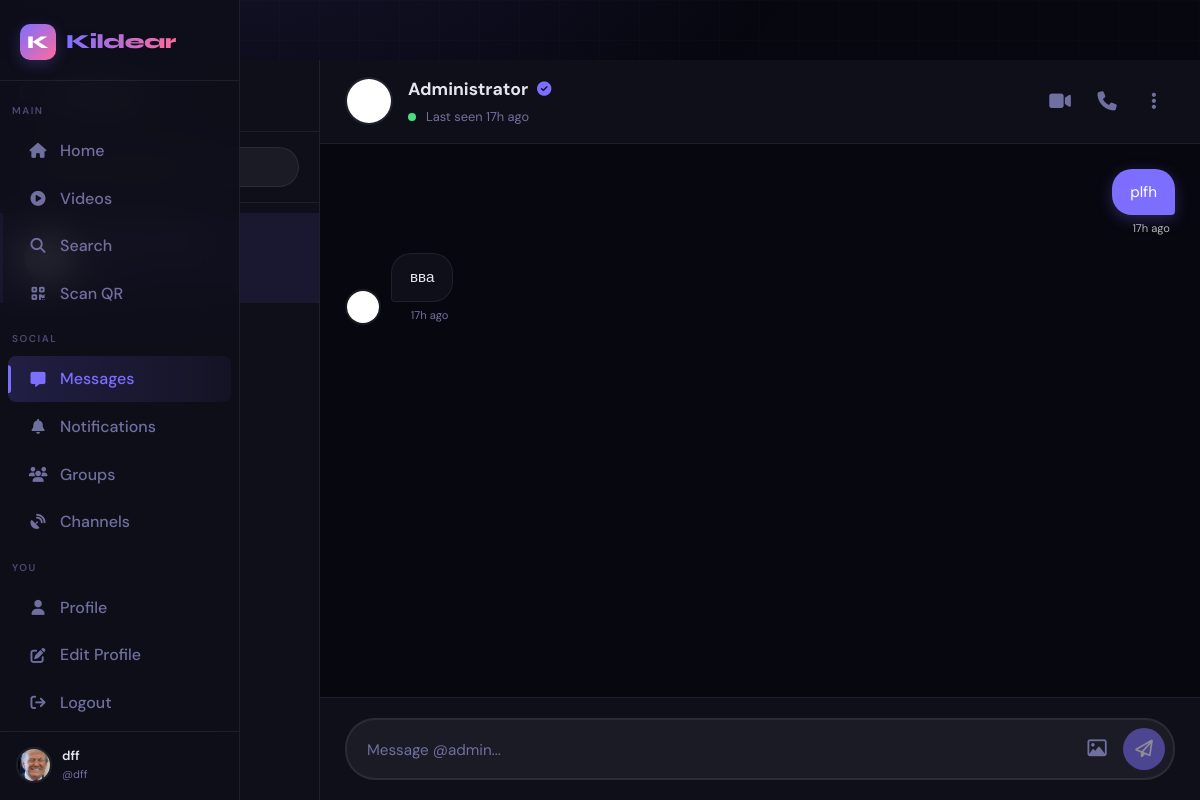
/chat/admin (signed in), run on the app's committed database.
### app.py (models this page shows, shortened)
class User(UserMixin, db.Model):
    id = db.Column(db.Integer, primary_key=True)
    username = db.Column(db.String(40), unique=True, nullable=False)
    email = db.Column(db.String(120), unique=True, nullable=False)
    password_hash = db.Column(db.String(256), nullable=False)
    display_name = db.Column(db.String(60), default="")
    bio = db.Column(db.String(500), default="")
    preset_avatar = db.Column(db.Integer, default=1)
    preset_cover = db.Column(db.Integer, nullable=True)
    website = db.Column(db.String(200), default="")
    location = db.Column(db.String(100), default="")
    accent_color = db.Column(db.String(7), default="#6c63ff")
    is_private = db.Column(db.Boolean, default=False)
    is_verified = db.Column(db.Boolean, default=False)
    is_banned = db.Column(db.Boolean, default=False)
    is_admin = db.Column(db.Boolean, default=False)
    is_online = db.Column(db.Boolean, default=False)
    last_seen = db.Column(db.DateTime, default=datetime.utcnow)
    created_at = db.Column(db.DateTime, default=datetime.utcnow)
    two_factor_enabled = db.Column(db.Boolean, default=False)
    two_factor_secret = db.Column(db.String(32), nullable=True)
    following = db.relationship(
        "User", secondary=follows,
        primaryjoin=follows.c.follower_id == id,
        secondaryjoin=follows.c.followed_id == id,
        backref=db.backref("followers", lazy="dynamic"),
        lazy="dynamic"
    )
    blocked_users = db.relationship(
        "User", secondary=blocks,
        primaryjoin=blocks.c.blocker_id == id,
        secondaryjoin=blocks.c.blocked_id == id,
        backref=db.backref("blocked_by", lazy="dynamic"),
        lazy="dynamic"
    )
    posts = db.relationship("Post", backref="author", lazy="dynamic", foreign_keys="Post.user_id")
    sent_msgs = db.relationship("Message", backref="sender", lazy="dynamic", foreign_keys="Message.sender_id")
    recv_msgs = db.relationship("Message", backref="receiver", lazy="dynamic", foreign_keys="Message.receiver_id")
    notifications = db.relationship("Notification", backref="recipient", lazy="dynamic",
                                    foreign_keys="Notification.user_id")
    comments = db.relationship("Comment", backref="author", lazy="dynamic")
    owned_groups = db.relationship("Group", backref="owner", lazy="dynamic")
    owned_channels = db.relationship("Channel", backref="owner", lazy="dynamic")
    login_history = db.relationship("LoginHistory", backref="user", lazy="dynamic")
    @property
    def avatar_url(self):
        if self.preset_avatar and self.preset_avatar in PRESET_AVATARS:
            return PRESET_AVATARS[self.preset_avatar]
        return PRESET_AVATARS[1]
    def is_blocked(self, user):
        return self.blocked_users.filter(blocks.c.blocked_id == user.id).count() > 0

class Message(db.Model):
    id = db.Column(db.Integer, primary_key=True)
    sender_id = db.Column(db.Integer, db.ForeignKey("user.id"), nullable=False)
    receiver_id = db.Column(db.Integer, db.ForeignKey("user.id"), nullable=False)
    content = db.Column(db.Text, default="")
    media_url = db.Column(db.String(300), default="")
    is_read = db.Column(db.Boolean, default=False)
    is_deleted = db.Column(db.Boolean, default=False)
    reply_to_id = db.Column(db.Integer, db.ForeignKey("message.id"), nullable=True)
    created_at = db.Column(db.DateTime, default=datetime.utcnow)
    replies = db.relationship("Message", backref=db.backref("reply_to", remote_side=[id]))

### app.py (the view)
@app.route("/chat/<username>")
@login_required
def chat(username):
    try:
        partner = User.query.filter(
            func.lower(User.username) == username.lower()).first_or_404()
        is_blocked = current_user.is_blocked(partner)
        if not is_blocked:
            Message.query.filter_by(
                sender_id=partner.id, receiver_id=current_user.id, is_read=False
            ).update({"is_read": True})
            VoiceMessage.query.filter_by(
                sender_id=partner.id, receiver_id=current_user.id, is_read=False
            ).update({"is_read": True})
            db.session.commit()
        if is_blocked:
            messages = []
            voice_messages = []
        else:
            messages = (Message.query
                        .filter(or_(
                and_(Message.sender_id == current_user.id, Message.receiver_id == partner.id),
                and_(Message.sender_id == partner.id, Message.receiver_id == current_user.id)
            ))
                        .filter(Message.is_deleted == False)
                        .order_by(Message.created_at.asc()).limit(100).all())
            voice_messages = VoiceMessage.query.filter(
                or_(
                    and_(VoiceMessage.sender_id == current_user.id, VoiceMessage.receiver_id == partner.id),
                    and_(VoiceMessage.sender_id == partner.id, VoiceMessage.receiver_id == current_user.id)
                )
            ).order_by(VoiceMessage.created_at.asc()).limit(50).all()
        sent_to = db.session.query(Message.receiver_id).filter_by(sender_id=current_user.id).distinct()
        recv_from = db.session.query(Message.sender_id).filter_by(receiver_id=current_user.id).distinct()
        uid_set = {r[0] for r in sent_to} | {r[0] for r in recv_from}
        blocked_ids = [b.id for b in current_user.blocked_users]
        uid_set = uid_set - set(blocked_ids)
        partners_list = User.query.filter(User.id.in_(uid_set)).all()
        conversations = []
        for p in partners_list:
            last = (Message.query
                    .filter(or_(
                and_(Message.sender_id == current_user.id, Message.receiver_id == p.id),
                and_(Message.sender_id == p.id, Message.receiver_id == current_user.id)
            ))
                    .filter(Message.is_deleted == False)
                    .order_by(Message.created_at.desc()).first())
            unread = (Message.query
                      .filter_by(sender_id=p.id, receiver_id=current_user.id, is_read=False, is_deleted=False)
                      .count())
            conversations.append({
                "user": p,
                "last": last,
                "unread": unread
            })
        conversations.sort(key=lambda x: x["last"].created_at if x["last"] else datetime.min, reverse=True)
        return render_template("chat.html",
                               partner=partner,
                               messages=messages,
                               voice_messages=voice_messages,
                               conversations=conversations,
                               is_blocked=is_blocked)
    except Exception as e:
        logger.error(f"Ошибка в chat: {e}")
        flash("Ошибка при загрузке чата", "error")
        return redirect(url_for("chat_list"))

### templates/chat.html (shortened to what this page needs)
{% extends "base.html" %}
{% block content %}
<div class="chat-layout">
  <div class="chat-sidebar" id="chatSidebar">
    <div class="resize-handle" id="resizeHandle"></div>
    <div class="chat-sidebar-header">
      <h3>
        <i class="fa-regular fa-comments"></i>
      </h3>
    </div>
    <div class="chat-search">
      <input type="text" placeholder="Search conversations..." id="searchConversations" oninput="filterConversations(this.value)">
    </div>
    <div class="conversation-list" id="conversationList">
      {% for convo in conversations %}
      <a href="{{ url_for('chat', username=convo.user.username) }}"
         class="conversation-item {% if convo.unread > 0 %}unread{% endif %} {% if convo.user.id == partner.id %}active{% endif %}"
         data-user-id="{{ convo.user.id }}">
        <div class="conversation-avatar">
          <img src="{{ convo.user.avatar or '/static/default_avatar.png' }}" alt="{{ convo.user.username }}">
        </div>
        <div class="conversation-info">
          <div class="conversation-name">
            {{ convo.user.display_name or convo.user.username }}
            {% if convo.user.is_verified %}
            <i class="fa-solid fa-circle-check verified-icon" style="color: var(--primary); font-size: 0.8rem;"></i>
            {% endif %}
          </div>
          <div class="conversation-preview">
          </div>
          {% if convo.last %}
          <div class="conversation-time">{{ convo.last.created_at|timeago }}</div>
          {% endif %}
        </div>
      </a>
      {% endfor %}
    </div>
  </div>
  <div class="chat-main">
    <div class="chat-header">
      <div class="chat-partner-avatar" onclick="window.location.href='{{ url_for('profile', username=partner.username) }}'">
        <img src="{{ partner.avatar or '/static/default_avatar.png' }}" alt="{{ partner.username }}">
      </div>
      <div class="chat-partner-info" onclick="window.location.href='{{ url_for('profile', username=partner.username) }}'">
        <div class="chat-partner-name">
          {{ partner.display_name or partner.username }}
          {% if partner.is_verified %}
          <i class="fa-solid fa-circle-check verified-icon"></i>
          {% endif %}
        </div>
        <div class="chat-partner-status" id="partnerStatus">
          <span class="status-dot"></span>
          {% if partner.is_online %}
          Online
          {% else %}
          Last seen {{ partner.last_seen|timeago if partner.last_seen else 'recently' }}
          {% endif %}
        </div>
      </div>
      <div class="chat-actions">
        <button class="chat-action-btn {% if in_call %}active{% endif %}" onclick="startCall('video')" title="Video call">
          <i class="fa-solid fa-video"></i>
        </button>
        <button class="chat-action-btn {% if in_call %}active{% endif %}" onclick="startCall('audio')" title="Voice call">
          <i class="fa-solid fa-phone"></i>
        </button>
        <button class="chat-action-btn" onclick="toggleDropdown()" title="More options">
          <i class="fa-solid fa-ellipsis-vertical"></i>
        </button>
      </div>
    </div>
    <div class="messages-area" id="messagesArea" {% if is_blocked %}style="display: none;"{% endif %}>
      {% for msg in messages %}
      <div class="message-row {% if msg.sender_id == current_user.id %}own{% endif %}"
           id="msg-{{ msg.id }}"
           onmouseenter="showMessageActions({{ msg.id }})"
           onmouseleave="hideMessageActions({{ msg.id }})">
        {% if msg.sender_id != current_user.id %}
        <div class="message-avatar">
          <img src="{{ partner.avatar or '/static/default_avatar.png' }}" alt="{{ partner.username }}">
        </div>
        {% endif %}
        <div class="message-content">
          <div class="message-bubble">
            {% if msg.content %}
            {{ msg.content }}
            {% endif %}
          </div>
          <div class="message-time">{{ msg.created_at|timeago }}</div>
        </div>
      </div>
      {% endfor %}
    </div>
    <div class="chat-input-area" id="chatInputArea" {% if is_blocked %}style="display: none;"{% endif %}>
      <div class="chat-input-wrapper">
        <textarea id="messageInput"
                  placeholder="Message @{{ partner.username }}..."
                  rows="1"
                  oninput="autoResize(this); checkInput(); sendTypingIndicator()"
                  {% if is_blocked %}disabled{% endif %}></textarea>
        <div class="chat-actions">
          <label class="chat-action-btn" for="mediaUpload" style="cursor: pointer; {% if is_blocked %}opacity: 0.3; pointer-events: none;{% endif %}">
            <i class="fa-regular fa-image"></i>
          </label>
          <button class="send-btn" id="sendBtn" onclick="sendMessage()" disabled>
            <i class="fa-regular fa-paper-plane"></i>
          </button>
        </div>
      </div>
    </div>
  </div>
</div>
{% endblock %}

### templates/base.html (shortened to what this page needs)
<!DOCTYPE html>
<html lang="en" data-theme="dark">
<head>
  <link rel="stylesheet" href="https://cdnjs.cloudflare.com/ajax/libs/font-awesome/6.5.0/css/all.min.css"/>
</head>
<body>
<nav class="sidebar" id="sidebar">
  <a href="{{ url_for('index') }}" class="sidebar-logo">
    <div class="logo-mark">K</div>
    <span class="logo-text">Kildear</span>
  </a>
  <span class="nav-section">Main</span>
  <a href="{{ url_for('index') }}"
     class="nav-item {% if request.endpoint == 'index' %}active{% endif %}">
    <i class="fa-solid fa-house"></i> Home
  </a>
  <a href="{{ url_for('video_feed') }}"
     class="nav-item {% if request.endpoint == 'video_feed' %}active{% endif %}">
    <i class="fa-solid fa-play-circle"></i> Videos
  </a>
  <a href="{{ url_for('search') }}"
     class="nav-item {% if request.endpoint == 'search' %}active{% endif %}">
    <i class="fa-solid fa-magnifying-glass"></i> Search
  </a>
  <a href="{{ url_for('scan_qr_page') }}"
     class="nav-item {% if request.endpoint == 'scan_qr_page' %}active{% endif %}">
    <i class="fa-solid fa-qrcode"></i> Scan QR
  </a>
  <span class="nav-section">Social</span>
  <a href="{{ url_for('chat_list') }}"
     class="nav-item {% if 'chat' in request.endpoint %}active{% endif %}">
    <i class="fa-solid fa-message"></i> Messages
  </a>
  <a href="{{ url_for('notifications') }}"
     class="nav-item {% if request.endpoint == 'notifications' %}active{% endif %}">
    <i class="fa-solid fa-bell"></i> Notifications
  </a>
  <a href="{{ url_for('groups') }}"
     class="nav-item {% if 'group' in request.endpoint %}active{% endif %}">
    <i class="fa-solid fa-users"></i> Groups
  </a>
  <a href="{{ url_for('channels') }}"
     class="nav-item {% if 'channel' in request.endpoint %}active{% endif %}">
    <i class="fa-solid fa-satellite-dish"></i> Channels
  </a>
  {% if current_user.is_authenticated %}
  <span class="nav-section">You</span>
  <a href="{{ url_for('profile', username=current_user.username) }}"
     class="nav-item {% if request.endpoint == 'profile' and request.view_args.get('username') == current_user.username %}active{% endif %}">
    <i class="fa-solid fa-user"></i> Profile
  </a>
  <a href="{{ url_for('edit_profile') }}"
     class="nav-item {% if request.endpoint == 'edit_profile' %}active{% endif %}">
    <i class="fa-solid fa-pen-to-square"></i> Edit Profile
  </a>
  <a href="{{ url_for('logout') }}" class="nav-item">
    <i class="fa-solid fa-arrow-right-from-bracket"></i> Logout
  </a>
  <div class="sidebar-user">
    <img src="{{ current_user.avatar_url }}" alt="" class="avatar"/>
    <div class="sidebar-user-info">
      <div class="name truncate">{{ current_user.display_name or current_user.username }}</div>
      <div class="handle">@{{ current_user.username }}</div>
    </div>
  </div>
  {% endif %}
</nav>
<div class="app-shell">
  <div class="main-content">
    {% block content %}{% endblock %}
  </div>
</div>
</body>
</html>

### data on the page
User: display_name "dff", username "dff"
User: user "Administrator", is_verified True (drawn), display_name "Administrator", last_seen "17h ago", username "Message @admin..."
Message: last.created_at "17h ago", content "вва", created_at "17h ago"
Message: content "plfh", created_at "17h ago"
